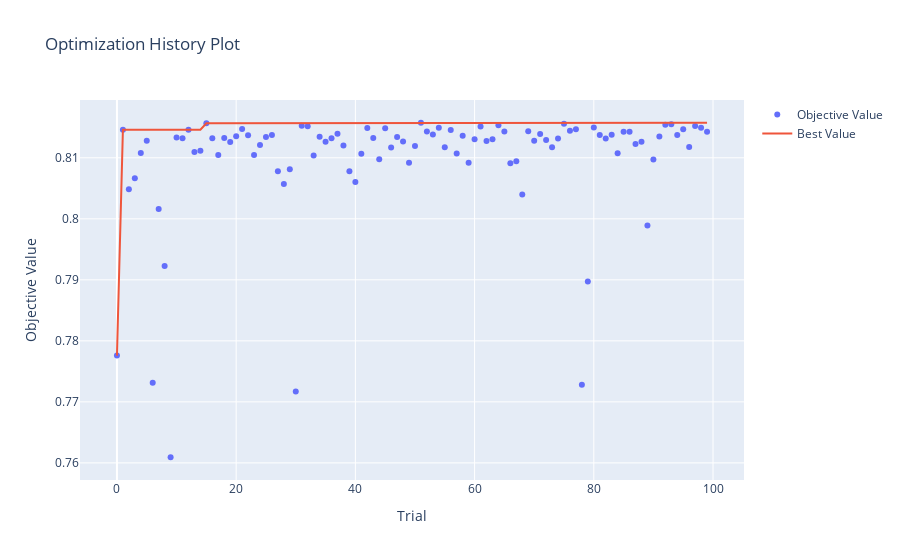

The code cell stored with this chart in its notebook:
### Code cell
# Plot out the history of trials
optuna.visualization.plot_optimization_history(study_xgb)
